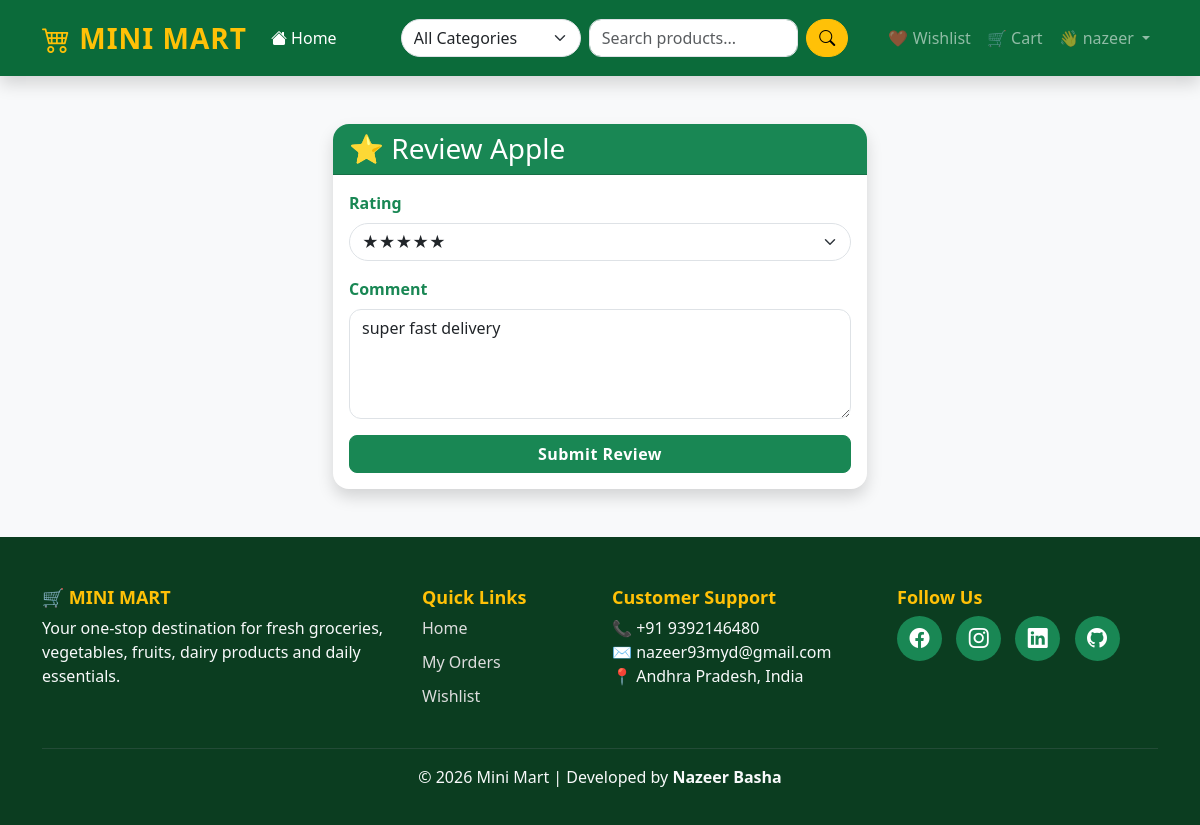
The page /reviews/add/1/ (signed in) on the database its author committed.
### products/models.py (models this page shows, shortened)
class Product(models.Model):
    category = models.ForeignKey(
        Category,
        on_delete=models.CASCADE,
        related_name='products'
    )
    name = models.CharField(max_length=200)
    description = models.TextField()
    price = models.DecimalField(max_digits=10, decimal_places=2)
    image = models.CharField(max_length=255)
    stock = models.PositiveIntegerField(default=0)
    available = models.BooleanField(default=True)
    created_at = models.DateTimeField(auto_now_add=True)
    updated_at = models.DateTimeField(auto_now=True)

### reviews/models.py (models this page shows, shortened)
class Review(models.Model):
    RATING_CHOICES = [
        (1, "★☆☆☆☆"),
        (2, "★★☆☆☆"),
        (3, "★★★☆☆"),
        (4, "★★★★☆"),
        (5, "★★★★★"),
    ]
    user = models.ForeignKey(
        User,
        on_delete=models.CASCADE
    )
    product = models.ForeignKey(
        Product,
        on_delete=models.CASCADE,
        related_name="reviews"
    )
    rating = models.IntegerField(
        choices=RATING_CHOICES
    )
    comment = models.TextField()
    created_at = models.DateTimeField(
        auto_now_add=True
    )
    class Meta:
        unique_together = ("user", "product")
        ordering = ["-created_at"]

### reviews/views.py (the view)
@login_required
def add_review(request, product_id):
    product = get_object_or_404(Product, id=product_id)
    review = Review.objects.filter(
        user=request.user,
        product=product
    ).first()
    if request.method == "POST":
        form = ReviewForm(
            request.POST,
            instance=review
        )
        if form.is_valid():
            review = form.save(commit=False)
            review.user = request.user
            review.product = product
            review.save()
            return redirect(
                "product_detail",
                id=product.id
            )
    else:
        form = ReviewForm(instance=review)
    return render(
        request,
        "add_review.html",
        {
            "form":form,
            "product":product
        }
    )

### reviews/forms.py
class ReviewForm(forms.ModelForm):
    class Meta:
        model = Review
        fields = [
            "rating",
            "comment",
        ]
        widgets = {
            "rating": forms.Select(attrs={
                "class":"form-select"
            }),
            "comment": forms.Textarea(attrs={
                "class":"form-control",
                "rows":4,
                "placeholder":"Write your review..."
            })
        }

### templates/add_review.html (shortened to what this page needs)
{% extends 'base.html' %}
{% load static %}
{% block content %}
<div class="container mt-5">
    <div class="row justify-content-center">
        <div class="col-lg-6">
            <div class="card shadow border-0 rounded-4">
                <div class="card-header bg-success text-white">
                    <h3 class="mb-0">
                        ⭐ Review {{ product.name }}
                    </h3>
                </div>
                <div class="card-body">
                    <form method="POST">
                        <div class="mb-3">
                            <label class="form-label fw-bold">
                                Rating
                            </label>
                            {{ form.rating }}
                        </div>
                        <div class="mb-3">
                            <label class="form-label fw-bold">
                                Comment
                            </label>
                            {{ form.comment }}
                        </div>
                        <button class="btn btn-success w-100">
                            Submit Review
                        </button>
                    </form>
                </div>
            </div>
        </div>
    </div>
</div>
{% endblock %}

### templates/base.html (shortened to what this page needs)
{% load static %}
<!DOCTYPE html>
<html lang="en">
<head>
    <link href="https://cdn.jsdelivr.net/npm/bootstrap@5.3.3/dist/css/bootstrap.min.css"
          rel="stylesheet">
    <link rel="stylesheet"
          href="https://cdn.jsdelivr.net/npm/bootstrap-icons@1.11.3/font/bootstrap-icons.min.css">
    <link rel="stylesheet" href="{% static 'css/style.css' %}">
</head>
<body class="bg-light">
<nav class="navbar navbar-expand-lg navbar-dark bg-success shadow">
    <div class="container">
        <a class="navbar-brand fw-bold fs-3 text-warning" href="/">
            <i class="bi bi-cart4"></i> MINI MART
        </a>
        <div class="collapse navbar-collapse" id="navbarNav">
            <ul class="navbar-nav me-4">
                <li class="nav-item">
                    <a class="nav-link active" href="/">
                        <i class="bi bi-house-fill"></i> Home
                    </a>
                </li>
            </ul>
            <form class="d-flex mx-auto w-50"
                  method="GET"
                  action="/">
                <select class="form-select me-2"
                        name="category"
                        style="max-width:180px;">
                    <option value="">All Categories</option>
                </select>
                <input
                    type="search"
                    class="form-control me-2"
                    name="q"
                    value="{{ query|default:'' }}"
                    placeholder="Search products...">
                <button
                    class="btn btn-warning"
                    type="submit">
                    <i class="bi bi-search"></i>
                </button>
            </form>
            <ul class="navbar-nav align-items-center">
                <li class="nav-item">
                    <a class="nav-link" href="{% url 'my_wishlist' %}">
                        ❤️ Wishlist
                    </a>
                </li>
                <li class="nav-item">
                    <a class="nav-link" href="#">
                        🛒 Cart
                    </a>
                </li>
                {% if user.is_authenticated %}
                <li class="nav-item dropdown">
                    <a class="nav-link dropdown-toggle"
                       href="#"
                       role="button"
                       data-bs-toggle="dropdown">
                        👋 {{ user.first_name|default:user.username }}
                    </a>
                </li>
                {% endif %}
            </ul>
        </div>
    </div>
</nav>
<div class="container mt-4">
    {% block content %}
    {% endblock %}
</div>
<footer class="footer mt-5">
    <div class="container">
        <div class="row gy-4">
            <div class="col-lg-4">
                <h3 class="fw-bold text-warning">
                    🛒 MINI MART
                </h3>
                <p class="text-light">
                    Your one-stop destination for fresh groceries,
                    vegetables, fruits, dairy products and daily essentials.
                </p>
            </div>
            <div class="col-lg-2">
                <h5 class="text-warning">
                    Quick Links
                </h5>
                <ul class="list-unstyled">
                    <li>
                        <a href="/" class="footer-link">
                            Home
                        </a>
                    </li>
                    <li>
                        <a href="{% url 'my_orders' %}" class="footer-link">
                            My Orders
                        </a>
                    </li>
                    <li>
                        <a href="/wishlist/" class="footer-link">
                            Wishlist
                        </a>
                    </li>
                </ul>
            </div>
            <div class="col-lg-3">
                <h5 class="text-warning">
                    Customer Support
                </h5>
                <ul class="list-unstyled">
                    <li class="text-light">
                        📞 +91 9392146480
                    </li>
                    <li class="text-light">
                        ✉ nazeer93myd@gmail.com
                    </li>
                    <li class="text-light">
                        📍 Andhra Pradesh, India
                    </li>
                </ul>
            </div>
            <div class="col-lg-3">
                <h5 class="text-warning">
                    Follow Us
                </h5>
                <a href="#" class="social-icon">
                    <i class="bi bi-facebook"></i>
                </a>
                <a href="#" class="social-icon">
                    <i class="bi bi-instagram"></i>
                </a>
                <a href="#" class="social-icon">
                    <i class="bi bi-linkedin"></i>
                </a>
                <a href="#" class="social-icon">
                    <i class="bi bi-github"></i>
                </a>
            </div>
        </div>
        <hr class="border-secondary mt-4">
        <div class="text-center text-light pb-3">
            © 2026 Mini Mart | Developed by <strong>Nazeer Basha</strong>
        </div>
    </div>
</footer>
</body>
</html>

### static/css/style.css (style rules this page uses)
.navbar { padding:15px; background:#0b6b3a !important; }
.card { border:none; border-radius:15px; transition:.3s; overflow:hidden; }
.btn-success { border-radius:10px; }
.card { border: none; border-radius: 12px; }
body { background: #f5f7fa; }
.btn-success { border-radius: 8px; }
.card-header { font-weight: bold; }
.navbar { padding: 12px 0; }
.navbar-brand { letter-spacing: 1px; }
.nav-link { font-weight: 500; transition: 0.3s; }
.form-control, .form-select { border-radius: 30px; }
.btn-warning { border-radius: 30px; font-weight: 600; }
.footer { background:#0b3d20 !important; color:#fff !important; padding:50px 0 20px; margin-top:60px; }
.footer h3, .footer h5 { color:#ffc107; font-weight:700; }
.footer p, .footer li { color:#ddd; }
.footer-link { color:#ddd; text-decoration:none; display:block; margin-bottom:10px; transition:0.3s; }
.social-icon { display:inline-flex; justify-content:center; align-items:center; width:45px; height:45px; border-radius:50%; background:#198754; color:#fff; text-decoration:none; font-size:20px; margin-right:10px; transition:.3s; }
.footer hr { border-color:rgba(255,255,255,.2); }
.footer .text-center { color:#ccc; }
.form-control { border-radius:12px; }
.form-label { color:#198754; font-weight:600; }
.btn-success { font-weight:600; letter-spacing:.5px; }
.text-warning { font-size:18px; }

### rows shown on the page
Product: name "Apple"
Review: rating "★★★★★", comment "super fast delivery"

### other values the page prints
{{ user.first_name|default:user.username }} "nazeer"
